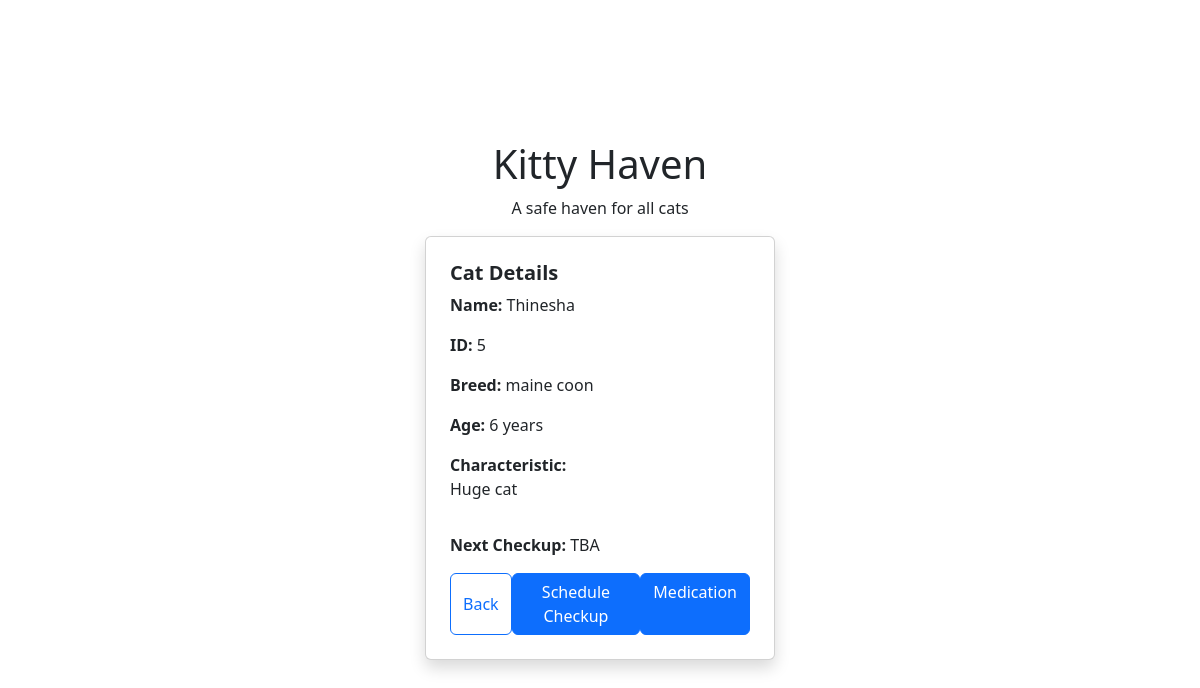
The app's page /cat-details/5/, older data.
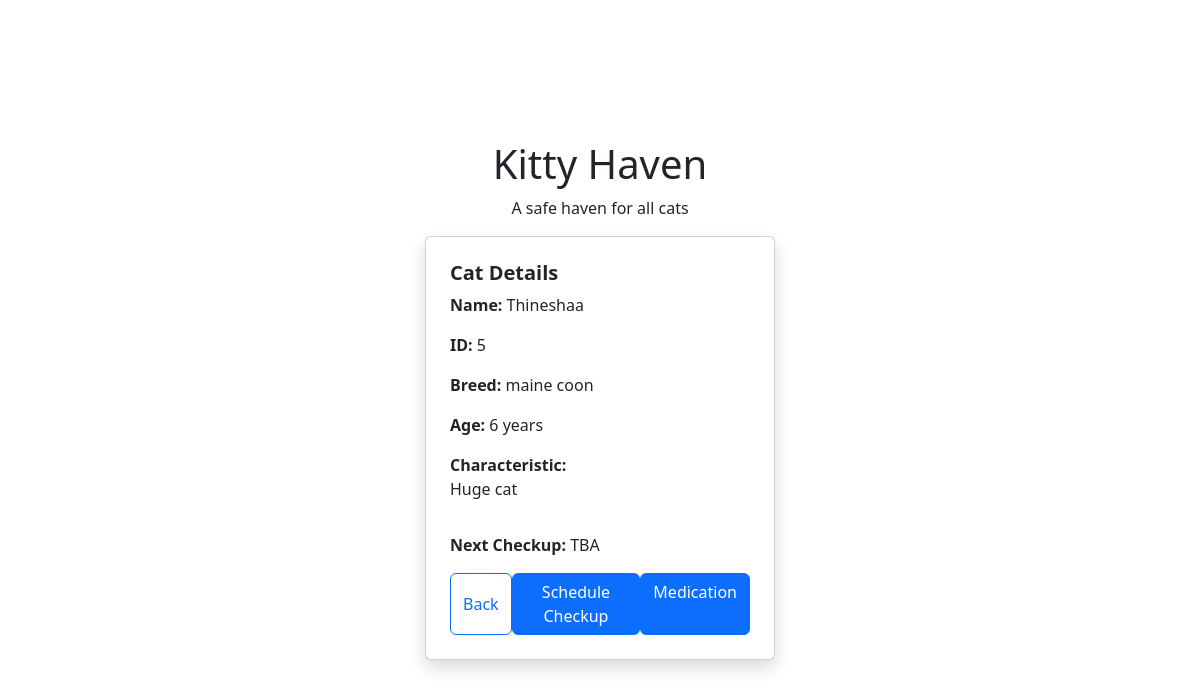
The same page, newer data.
### CatDatabase/models.py (models this page shows, shortened)
class Cat(models.Model):
    CatID = models.AutoField(primary_key=True)
    UserID = models.ForeignKey(djangoUser, on_delete=models.CASCADE, null=True, blank=True)
    Name = models.CharField(max_length=50)
    Breed = models.CharField(max_length=50)
    Age = models.IntegerField()
    Gender = models.CharField(max_length=1)
    Description = models.CharField(max_length=500)

### app/views.py (the view)
# urls.py: path('cat-details/<int:cat_id>/', views.cat_details, name='cat_details'),
def cat_details(request, cat_id):
    cat = get_object_or_404(Cat, CatID=cat_id)
    latest_appointment = Appointment.objects.filter(CatID=cat).order_by('-Date').first()
    return render(request, 'app/cat_details.html', {'cat': cat, 'appointment': latest_appointment})

### app/templates/app/cat_details.html (shortened to what this page needs)
<!DOCTYPE html>
<html lang="en">
<head>
    <link href="https://cdn.jsdelivr.net/npm/bootstrap@5.3.0/dist/css/bootstrap.min.css" rel="stylesheet">
</head>
<body>
    <div class="container d-flex flex-column align-items-center justify-content-center vh-100">
        <h1 class="text-center">Kitty Haven</h1>
        <p class="text-center">A safe haven for all cats</p>
        <div class="card p-4 shadow" style="width: 350px;">
            <h5 class="fw-bold">Cat Details</h5>
            <div class="mb-3">
                <strong>Name:</strong> {{ cat.Name }}
            </div>
            <div class="mb-3">
                <strong>ID:</strong> {{ cat.CatID }}
            </div>
            <div class="mb-3">
                <strong>Breed:</strong> {{ cat.Breed }}
            </div>
            <div class="mb-3">
                <strong>Age:</strong> {{ cat.Age }} years
            </div>
            <div class="mb-3">
                <strong>Characteristic:</strong>
                <p>{{ cat.Description }}</p>
            </div>
           <div class="mb-3">
             <strong>Next Checkup:</strong>
                    {{ appointment.Date|default:"TBA" }}
            </div>
            <div class="d-flex justify-content-between">
                <button type="button" class="btn btn-outline-primary" onclick="goBack()">Back</button>
                 <a href="{% url 'cat_scheduler_checkup' cat.CatID %}" class="btn btn-primary">Schedule Checkup</a>
                 <a href="{% url 'medical_cat_detail' cat.CatID %}" class="btn btn-primary"> Medication </a>
            </div>
        </div>
    </div>
</body>
</html>

Row changes from the older to the newer data that the page shows:
changed Cat "maine coon": Name "Thinesha" → "Thineshaa"
